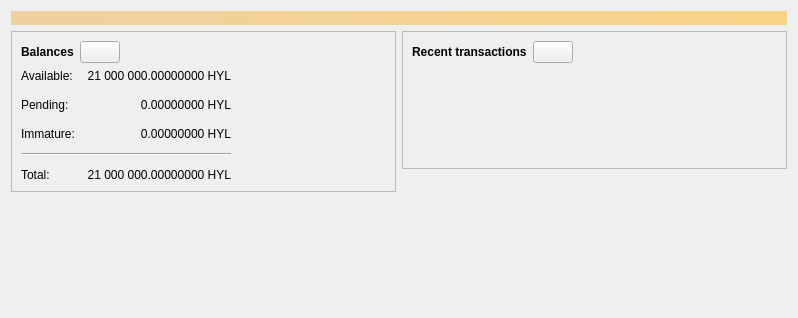
<?xml version="1.0" encoding="UTF-8"?>
<ui version="4.0">
 <class>OverviewPage</class>
 <widget class="QWidget" name="OverviewPage">
  <property name="geometry">
   <rect>
    <x>0</x>
    <y>0</y>
    <width>798</width>
    <height>318</height>
   </rect>
  </property>
  <property name="windowTitle">
   <string>Form</string>
  </property>
  <layout class="QVBoxLayout" name="topLayout">
   <item>
    <widget class="QLabel" name="labelAlerts">
     <property name="visible">
      <bool>false</bool>
     </property>
     <property name="styleSheet">
      <string notr="true">QLabel { background-color: qlineargradient(x1: 0, y1: 0, x2: 1, y2: 0, stop:0 #F0D0A0, stop:1 #F8D488); color:#000000; }</string>
     </property>
     <property name="wordWrap">
      <bool>true</bool>
     </property>
     <property name="margin">
      <number>3</number>
     </property>
     <property name="textInteractionFlags">
      <set>Qt::TextSelectableByMouse</set>
     </property>
    </widget>
   </item>
   <item>
    <layout class="QHBoxLayout" name="horizontalLayout" stretch="1,1">
     <item>
      <layout class="QVBoxLayout" name="verticalLayout_2">
       <item>
        <widget class="QFrame" name="frame">
         <property name="frameShape">
          <enum>QFrame::StyledPanel</enum>
         </property>
         <property name="frameShadow">
          <enum>QFrame::Raised</enum>
         </property>
         <layout class="QVBoxLayout" name="verticalLayout_4">
          <item>
           <layout class="QHBoxLayout" name="horizontalLayout_4">
            <item>
             <widget class="QLabel" name="label_5">
              <property name="font">
               <font>
                <weight>75</weight>
                <bold>true</bold>
               </font>
              </property>
              <property name="text">
               <string>Balances</string>
              </property>
             </widget>
            </item>
            <item>
             <widget class="QPushButton" name="labelWalletStatus">
              <property name="enabled">
               <bool>true</bool>
              </property>
              <property name="maximumSize">
               <size>
                <width>45</width>
                <height>16777215</height>
               </size>
              </property>
              <property name="toolTip">
               <string>The displayed information may be out of date. Your wallet automatically synchronizes with the Hylium network after a connection is established, but this process has not completed yet.</string>
              </property>
              <property name="text">
               <string/>
              </property>
              <property name="icon">
               <iconset resource="../hylium.qrc">
                <normaloff>:/icons/warning</normaloff>
                <disabledoff>:/icons/warning</disabledoff>:/icons/warning</iconset>
              </property>
              <property name="iconSize">
               <size>
                <width>24</width>
                <height>24</height>
               </size>
              </property>
             </widget>
            </item>
            <item>
             <spacer name="horizontalSpacer_3">
              <property name="orientation">
               <enum>Qt::Horizontal</enum>
              </property>
              <property name="sizeHint" stdset="0">
               <size>
                <width>40</width>
                <height>20</height>
               </size>
              </property>
             </spacer>
            </item>
           </layout>
          </item>
          <item>
           <layout class="QGridLayout" name="gridLayout">
            <property name="spacing">
             <number>12</number>
            </property>
            <item row="1" column="1">
             <widget class="QLabel" name="labelUnconfirmed">
              <property name="cursor">
               <cursorShape>IBeamCursor</cursorShape>
              </property>
              <property name="toolTip">
               <string>Total of transactions that have yet to be confirmed, and do not yet count toward the spendable balance</string>
              </property>
              <property name="text">
               <string notr="true">0.00000000 HYL</string>
              </property>
              <property name="alignment">
               <set>Qt::AlignRight|Qt::AlignTrailing|Qt::AlignVCenter</set>
              </property>
              <property name="textInteractionFlags">
               <set>Qt::LinksAccessibleByMouse|Qt::TextSelectableByKeyboard|Qt::TextSelectableByMouse</set>
              </property>
             </widget>
            </item>
            <item row="3" column="0" colspan="2">
             <widget class="Line" name="line">
              <property name="orientation">
               <enum>Qt::Horizontal</enum>
              </property>
             </widget>
            </item>
            <item row="4" column="0">
             <widget class="QLabel" name="labelTotalText">
              <property name="text">
               <string>Total:</string>
              </property>
             </widget>
            </item>
            <item row="2" column="1">
             <widget class="QLabel" name="labelImmature">
              <property name="cursor">
               <cursorShape>IBeamCursor</cursorShape>
              </property>
              <property name="toolTip">
               <string>Mined balance that has not yet matured</string>
              </property>
              <property name="text">
               <string notr="true">0.00000000 HYL</string>
              </property>
              <property name="alignment">
               <set>Qt::AlignRight|Qt::AlignTrailing|Qt::AlignVCenter</set>
              </property>
              <property name="textInteractionFlags">
               <set>Qt::LinksAccessibleByMouse|Qt::TextSelectableByKeyboard|Qt::TextSelectableByMouse</set>
              </property>
             </widget>
            </item>
            <item row="1" column="2">
             <spacer name="horizontalSpacer_2">
              <property name="orientation">
               <enum>Qt::Horizontal</enum>
              </property>
              <property name="sizeHint" stdset="0">
               <size>
                <width>40</width>
                <height>20</height>
               </size>
              </property>
             </spacer>
            </item>
            <item row="2" column="0">
             <widget class="QLabel" name="labelImmatureText">
              <property name="text">
               <string>Immature:</string>
              </property>
             </widget>
            </item>
            <item row="4" column="1">
             <widget class="QLabel" name="labelTotal">
              <property name="cursor">
               <cursorShape>IBeamCursor</cursorShape>
              </property>
              <property name="toolTip">
               <string>Your current total balance</string>
              </property>
              <property name="text">
               <string notr="true">21 000 000.00000000 HYL</string>
              </property>
              <property name="alignment">
               <set>Qt::AlignRight|Qt::AlignTrailing|Qt::AlignVCenter</set>
              </property>
              <property name="textInteractionFlags">
               <set>Qt::LinksAccessibleByMouse|Qt::TextSelectableByKeyboard|Qt::TextSelectableByMouse</set>
              </property>
             </widget>
            </item>
            <item row="0" column="0">
             <widget class="QLabel" name="labelBalanceText">
              <property name="text">
               <string>Available:</string>
              </property>
             </widget>
            </item>
            <item row="0" column="1">
             <widget class="QLabel" name="labelBalance">
              <property name="cursor">
               <cursorShape>IBeamCursor</cursorShape>
              </property>
              <property name="toolTip">
               <string>Your current spendable balance</string>
              </property>
              <property name="text">
               <string notr="true">21 000 000.00000000 HYL</string>
              </property>
              <property name="alignment">
               <set>Qt::AlignRight|Qt::AlignTrailing|Qt::AlignVCenter</set>
              </property>
              <property name="textInteractionFlags">
               <set>Qt::LinksAccessibleByMouse|Qt::TextSelectableByKeyboard|Qt::TextSelectableByMouse</set>
              </property>
             </widget>
            </item>
            <item row="1" column="0">
             <widget class="QLabel" name="labelPendingText">
              <property name="text">
               <string>Pending:</string>
              </property>
             </widget>
            </item>
           </layout>
          </item>
         </layout>
        </widget>
       </item>
       <item>
        <spacer name="verticalSpacer">
         <property name="orientation">
          <enum>Qt::Vertical</enum>
         </property>
         <property name="sizeHint" stdset="0">
          <size>
           <width>20</width>
           <height>40</height>
          </size>
         </property>
        </spacer>
       </item>
      </layout>
     </item>
     <item>
      <layout class="QVBoxLayout" name="verticalLayout_3">
       <item>
        <widget class="QFrame" name="frame_2">
         <property name="frameShape">
          <enum>QFrame::StyledPanel</enum>
         </property>
         <property name="frameShadow">
          <enum>QFrame::Raised</enum>
         </property>
         <layout class="QVBoxLayout" name="verticalLayout">
          <item>
           <layout class="QHBoxLayout" name="horizontalLayout_2">
            <item>
             <widget class="QLabel" name="label_4">
              <property name="font">
               <font>
                <weight>75</weight>
                <bold>true</bold>
               </font>
              </property>
              <property name="text">
               <string>Recent transactions</string>
              </property>
             </widget>
            </item>
            <item>
             <widget class="QPushButton" name="labelTransactionsStatus">
              <property name="enabled">
               <bool>true</bool>
              </property>
              <property name="maximumSize">
               <size>
                <width>45</width>
                <height>16777215</height>
               </size>
              </property>
              <property name="toolTip">
               <string>The displayed information may be out of date. Your wallet automatically synchronizes with the Hylium network after a connection is established, but this process has not completed yet.</string>
              </property>
              <property name="text">
               <string/>
              </property>
              <property name="icon">
               <iconset resource="../hylium.qrc">
                <normaloff>:/icons/warning</normaloff>
                <disabledoff>:/icons/warning</disabledoff>:/icons/warning</iconset>
              </property>
              <property name="iconSize">
               <size>
                <width>24</width>
                <height>24</height>
               </size>
              </property>
             </widget>
            </item>
            <item>
             <spacer name="horizontalSpacer">
              <property name="orientation">
               <enum>Qt::Horizontal</enum>
              </property>
              <property name="sizeHint" stdset="0">
               <size>
                <width>40</width>
                <height>20</height>
               </size>
              </property>
             </spacer>
            </item>
           </layout>
          </item>
          <item>
           <widget class="TransactionOverviewWidget" name="listTransactions">
            <property name="styleSheet">
             <string notr="true">QListView { background: transparent; }</string>
            </property>
            <property name="frameShape">
             <enum>QFrame::NoFrame</enum>
            </property>
            <property name="verticalScrollBarPolicy">
             <enum>Qt::ScrollBarAlwaysOff</enum>
            </property>
            <property name="horizontalScrollBarPolicy">
             <enum>Qt::ScrollBarAlwaysOff</enum>
            </property>
            <property name="sizeAdjustPolicy">
             <enum>QAbstractScrollArea::AdjustToContents</enum>
            </property>
            <property name="selectionMode">
             <enum>QAbstractItemView::NoSelection</enum>
            </property>
            <property name="uniformItemSizes">
             <bool>true</bool>
            </property>
           </widget>
          </item>
         </layout>
        </widget>
       </item>
       <item>
        <spacer name="verticalSpacer_2">
         <property name="orientation">
          <enum>Qt::Vertical</enum>
         </property>
         <property name="sizeHint" stdset="0">
          <size>
           <width>20</width>
           <height>40</height>
          </size>
         </property>
        </spacer>
       </item>
      </layout>
     </item>
    </layout>
   </item>
  </layout>
 </widget>
 <customwidgets>
  <customwidget>
   <class>TransactionOverviewWidget</class>
   <extends>QListView</extends>
   <header>qt/transactionoverviewwidget.h</header>
  </customwidget>
 </customwidgets>
 <resources/>
 <connections/>
</ui>
